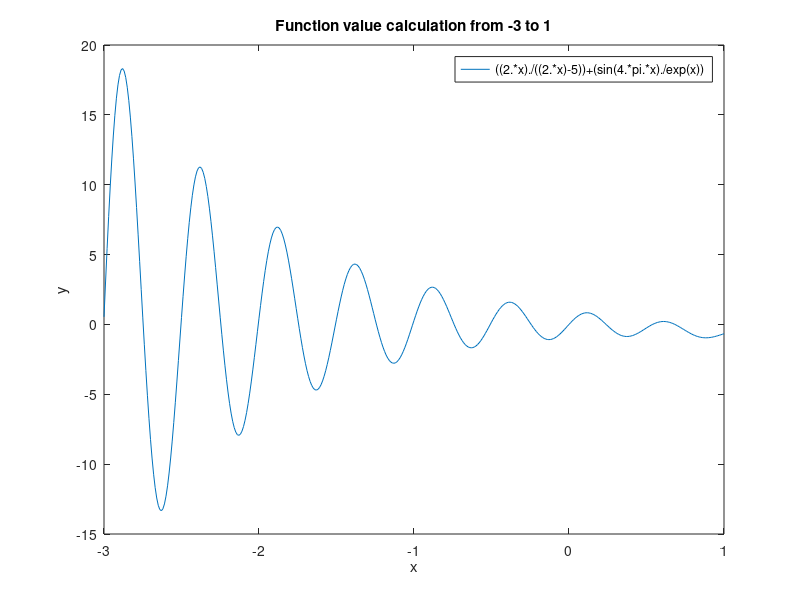

Reproduce this figure in MATLAB.
%Function value calculator (3)
%Sirawit Lappisatepun M.4/6 No.29
x=[-3:0.01:1];
y=((2.*x)./((2.*x)-5))+(sin(4.*pi.*x)./exp(x));
plot(x,y)
xlabel('x')
ylabel('y')
title('Function value calculation from -3 to 1')
legend('((2.*x)./((2.*x)-5))+(sin(4.*pi.*x)./exp(x))')